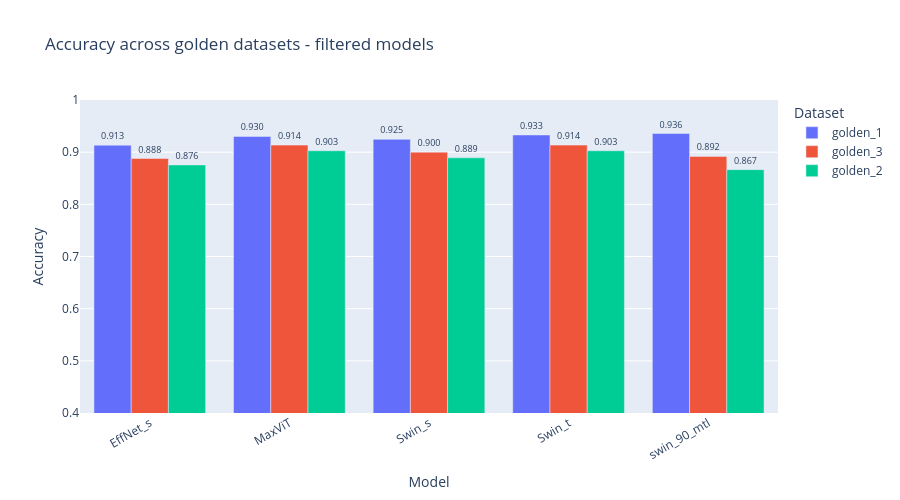
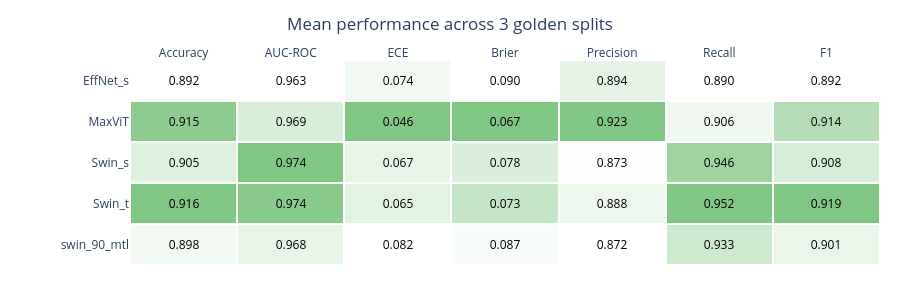
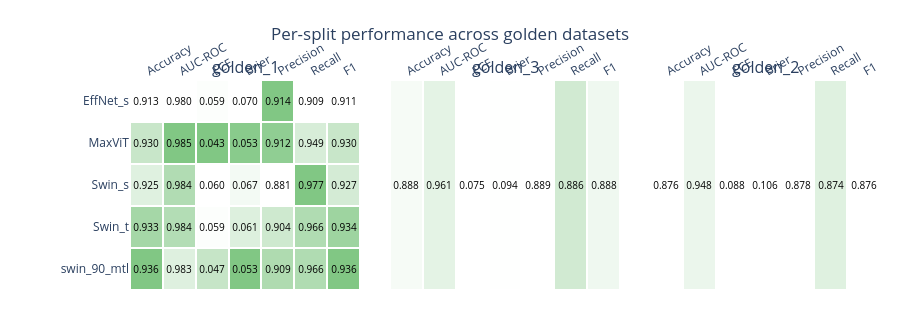
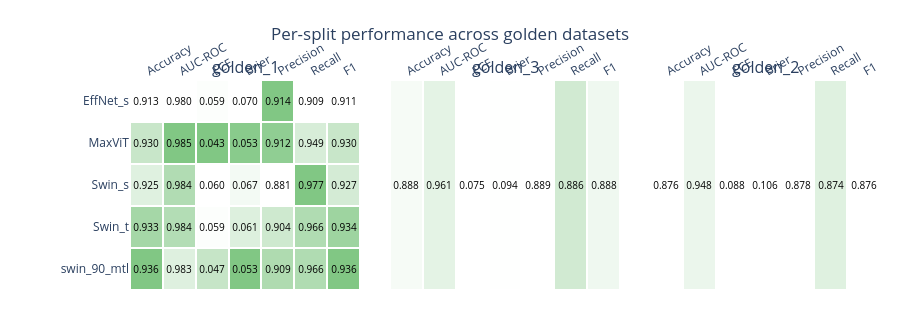

Notebook code cell kept with these figures, in order:
### Code cell
def load_all_eval(root=Path("runs/eval")):
    results_by_dataset = {}
    for ds_dir in root.iterdir():
        if not ds_dir.is_dir():
            continue
        all_file = ds_dir / "_all.pkl"
        if all_file.exists():
            with open(all_file, "rb") as f:
                results_by_dataset[ds_dir.name] = pickle.load(f)
        else:
            # Fallback: load individual model files
            results_by_dataset[ds_dir.name] = {}
            for model_file in ds_dir.glob("*.pkl"):
                if model_file.stem.startswith("_"):
                    continue
                with open(model_file, "rb") as f:
                    results_by_dataset[ds_dir.name][model_file.stem] = pickle.load(f)
    return results_by_dataset

results_by_dataset = load_all_eval()
print(f"Loaded: {list(results_by_dataset.keys())}")
for ds_name, res in results_by_dataset.items():
    print(f"  {ds_name}: {len(res)} models")

# ── Helper: compute the summary for one dataset ──────────────────────────────
def build_summary(results_dict):
    """results_dict: {model_name: df_with_cols true_label/p_rotten/pred/confidence/correct}"""
    metrics, rows = {}, []
    for name, df in results_dict.items():
        fpr, tpr, _ = roc_curve(df["true_label"], df["p_rotten"])
        auc = roc_auc_score(df["true_label"], df["p_rotten"])
        ece, bins = compute_ece(df["true_label"], df["pred"], df["confidence"])
        prec, rec, f1, _ = precision_recall_fscore_support(
            df["true_label"], df["pred"], average="binary", pos_label=1, zero_division=0
        )
        metrics[name] = {"fpr": fpr, "tpr": tpr, "auc": auc, "ece": ece, "bins": bins}
        rows.append({
            "Model": name,
            "Accuracy": df["correct"].mean(),
            "AUC-ROC": auc,
            "ECE": ece,
            "Brier": brier_score_loss(df["true_label"], df["p_rotten"]),
            "Mean conf.": df["confidence"].mean(),
            "Precision": prec, "Recall": rec, "F1": f1,
            "N": len(df),
        })
    return pd.DataFrame(rows).set_index("Model"), metrics


# ── Load all three datasets' results ─────────────────────────────────────────
# results_by_dataset[ds_name] is a {model_name: df} dict, same shape as before

summaries  = {}   # {ds_name: summary_df}
metrics_by = {}   # {ds_name: metrics_dict}
for ds_name, res in results_by_dataset.items():
    summaries[ds_name], metrics_by[ds_name] = build_summary(res)
    
# ── Optional: filter to specific models. Set to None to show all. ────────────
MODEL_FILTER = ["EffNet_s", "MaxViT", "Swin_s", "Swin_t", "swin_90_mtl"]   # or None

def _filter(summary):
    if MODEL_FILTER is None:
        return summary
    keep = summary.index.intersection(MODEL_FILTER)
    return summary.loc[keep]

# ── Per-dataset tables (now respect the filter) ──────────────────────────────
for ds_name, summary in summaries.items():
    print(f"\n=== {ds_name} ===")
    display(
        _filter(summary).style
            .format("{:.4f}", subset=summary.columns.difference(["N"]))
            .apply(lambda c: rank_highlight(c, ascending=False), subset=higher_better)
            .apply(lambda c: rank_highlight(c, ascending=True),  subset=lower_better)
    )

# ── Combined accuracy bar chart (filter applied, ordering preserved) ─────────
long = []
for ds_name, summary in summaries.items():
    sub = _filter(summary)
    for model_name, row in sub.iterrows():
        long.append({"Model": model_name, "Dataset": ds_name, "Accuracy": row["Accuracy"]})
long_df = pd.DataFrame(long)

# Order by MODEL_FILTER if given, else by golden_1 accuracy
if MODEL_FILTER:
    model_order = [m for m in MODEL_FILTER if m in long_df["Model"].unique()]
else:
    model_order = summaries["golden_1"].sort_values("Accuracy", ascending=False).index.tolist()

fig_combined = px.bar(
    long_df, x="Model", y="Accuracy", color="Dataset",
    barmode="group", text_auto=".3f",
    title="Accuracy across golden datasets",
    range_y=[0.4, 1.0],
    category_orders={"Model": model_order},
)

# Add this line to center the title perfectly
fig_combined.update_layout(title_x=0.5)
fig_combined.update_traces(textposition="outside", textfont_size=9)
fig_combined.update_layout(
    height=500,
    width=max(700, 60 * len(model_order) * 3),  # ~60px per bar × 3 datasets per group
    xaxis_tickangle=-30,
    legend_title="Dataset",
)
fig_combined.show()


from pathlib import Path

OUT_DIR = Path("../report/figures")
OUT_DIR.mkdir(parents=True, exist_ok=True)

LIGHT_GREEN = [
    [0.00, "#ffffff"], [0.40, "#e8f5e9"],
    [0.75, "#c8e6c9"], [1.00, "#81c784"],
]
DISPLAY_COLS = ["Accuracy", "AUC-ROC", "ECE", "Brier", "Precision", "Recall", "F1"]
LOWER_BETTER = {"ECE", "Brier"}


def metric_heatmap_aggregated(summaries, model_filter, lower_better,
                              cols=DISPLAY_COLS, title=None, save_name=None):
    """Mean across all golden splits, per (model, metric)."""
    stacked = [_filter(s)[list(cols)] for s in summaries.values() if not _filter(s).empty]
    means = pd.concat(stacked).groupby(level=0).mean()
    if model_filter:
        means = means.loc[[m for m in model_filter if m in means.index]]

    z = means.copy().astype(float)
    for col in cols:
        v = means[col].astype(float)
        if col in lower_better:
            z[col] = (v.max() - v) / (v.max() - v.min() + 1e-8)
        else:
            z[col] = (v - v.min()) / (v.max() - v.min() + 1e-8)

    fig = go.Figure(data=go.Heatmap(
        z=z.values, x=means.columns.tolist(), y=means.index.tolist(),
        colorscale=LIGHT_GREEN, showscale=False,
        text=means.values, texttemplate="%{text:.3f}",
        textfont={"size": 12, "color": "black"},
        xgap=2, ygap=2, zmin=0, zmax=1,
    ))
    fig.update_layout(
        title=dict(text=title, x=0.5, xanchor="center"),
        height=80 + 45 * len(means),
        margin=dict(l=130, r=20, t=60, b=40),
        plot_bgcolor="white",
        yaxis=dict(autorange="reversed"),
        xaxis=dict(side="top"),
    )
    if save_name:
        fig.write_image(str(OUT_DIR / save_name), scale=2)
    fig.show()
    return fig


metric_heatmap_aggregated(
    summaries, MODEL_FILTER, LOWER_BETTER,
    title=f"Mean performance across {len(summaries)} golden splits",
    save_name="ood_aggregated_heatmap.png",
)
from plotly.subplots import make_subplots

def metric_heatmap_faceted(summaries, model_filter, lower_better,
                           cols=DISPLAY_COLS, title=None, save_name=None):
    ds_names = list(summaries.keys())
    fig = make_subplots(rows=1, cols=len(ds_names),
                        subplot_titles=ds_names,
                        horizontal_spacing=0.04)

    for j, ds in enumerate(ds_names, start=1):
        sub = _filter(summaries[ds])[list(cols)]
        if model_filter:
            sub = sub.loc[[m for m in model_filter if m in sub.index]]
        z = sub.copy().astype(float)
        for col in cols:
            v = sub[col].astype(float)
            if col in lower_better:
                z[col] = (v.max() - v) / (v.max() - v.min() + 1e-8)
            else:
                z[col] = (v - v.min()) / (v.max() - v.min() + 1e-8)

        fig.add_trace(go.Heatmap(
            z=z.values, x=sub.columns.tolist(),
            y=sub.index.tolist() if j == 1 else [""] * len(sub),  # only first panel labels
            colorscale=LIGHT_GREEN, showscale=False,
            text=sub.values, texttemplate="%{text:.3f}",
            textfont={"size": 10, "color": "black"},
            xgap=2, ygap=2, zmin=0, zmax=1,
        ), row=1, col=j)

    fig.update_layout(
        title=dict(text=title, x=0.5, xanchor="center"),
        height=80 + 50 * len(_filter(summaries[ds_names[0]])),
        plot_bgcolor="white",
        margin=dict(l=130, r=20, t=80, b=40),
    )
    fig.update_yaxes(autorange="reversed")
    fig.update_xaxes(side="top", tickangle=-30)
    if save_name:
        fig.write_image(str(OUT_DIR / save_name), scale=2)
    fig.show()
    return fig


metric_heatmap_faceted(
    summaries, MODEL_FILTER, LOWER_BETTER,
    title="Per-split performance across golden datasets",
    save_name="ood_faceted_heatmap.png",
)

### Figure 1 — Plotly figure (JSON) as saved in the notebook; plotly's stock layout.template omitted (floating-point values rounded to 4 significant figures)
{"data": [{"alignmentgroup": "True", "hovertemplate": "Dataset=golden_1<br>Model=%{x}<br>Accuracy=%{y}<extra></extra>", "legendgroup": "golden_1", "marker": {"color": "#636efa", "pattern": {"shape": ""}}, "name": "golden_1", "offsetgroup": "golden_1", "orientation": "v", "showlegend": true, "textfont": {"size": 9}, "textposition": "outside", "texttemplate": "%{y:.3f}", "type": "bar", "x": ["EffNet_s", "Swin_s", "Swin_t", "MaxViT", "swin_90_mtl"], "xaxis": "x", "y": [0.9134, 0.9246, 0.933, 0.9302, 0.9358], "yaxis": "y"}, {"alignmentgroup": "True", "hovertemplate": "Dataset=golden_3<br>Model=%{x}<br>Accuracy=%{y}<extra></extra>", "legendgroup": "golden_3", "marker": {"color": "#EF553B", "pattern": {"shape": ""}}, "name": "golden_3", "offsetgroup": "golden_3", "orientation": "v", "showlegend": true, "textfont": {"size": 9}, "textposition": "outside", "texttemplate": "%{y:.3f}", "type": "bar", "x": ["EffNet_s", "Swin_s", "Swin_t", "MaxViT", "swin_90_mtl"], "xaxis": "x", "y": [0.8878, 0.9, 0.9135, 0.9135, 0.8919], "yaxis": "y"}, {"alignmentgroup": "True", "hovertemplate": "Dataset=golden_2<br>Model=%{x}<br>Accuracy=%{y}<extra></extra>", "legendgroup": "golden_2", "marker": {"color": "#00cc96", "pattern": {"shape": ""}}, "name": "golden_2", "offsetgroup": "golden_2", "orientation": "v", "showlegend": true, "textfont": {"size": 9}, "textposition": "outside", "texttemplate": "%{y:.3f}", "type": "bar", "x": ["EffNet_s", "Swin_s", "Swin_t", "MaxViT", "swin_90_mtl"], "xaxis": "x", "y": [0.8756, 0.8891, 0.9027, 0.9027, 0.8665], "yaxis": "y"}], "layout": {"barmode": "group", "height": 500, "legend": {"title": {"text": "Dataset"}, "tracegroupgap": 0}, "title": {"text": "Accuracy across golden datasets - filtered models"}, "width": 900, "xaxis": {"anchor": "y", "categoryarray": ["EffNet_s", "MaxViT", "Swin_s", "Swin_t", "swin_90_mtl"], "categoryorder": "array", "domain": [0, 1], "tickangle": -30, "title": {"text": "Model"}}, "yaxis": {"anchor": "x", "domain": [0, 1], "range": [0.4, 1], "title": {"text": "Accuracy"}}}}

### Figure 2 — Plotly figure (JSON) as saved in the notebook; plotly's stock layout.template omitted (floating-point values rounded to 4 significant figures)
{"data": [{"colorscale": [[0, "#ffffff"], [0.4, "#e8f5e9"], [0.75, "#c8e6c9"], [1, "#81c784"]], "showscale": false, "text": [[0.8923, 0.9629, 0.07394, 0.09006, 0.8935, 0.8896, 0.8916], [0.9155, 0.9694, 0.04553, 0.06712, 0.9232, 0.906, 0.914], [0.9046, 0.9742, 0.06722, 0.07763, 0.8732, 0.9455, 0.9078], [0.9164, 0.974, 0.06498, 0.07265, 0.8882, 0.9519, 0.919], [0.8981, 0.9675, 0.08223, 0.08706, 0.8719, 0.9327, 0.9013]], "textfont": {"color": "black", "size": 12}, "texttemplate": "%{text:.3f}", "type": "heatmap", "x": ["Accuracy", "AUC-ROC", "ECE", "Brier", "Precision", "Recall", "F1"], "xgap": 2, "y": ["EffNet_s", "MaxViT", "Swin_s", "Swin_t", "swin_90_mtl"], "ygap": 2, "z": [[0.0, 0.0, 0.226, 0.0, 0.4213, 0.0, 0.0], [0.9614, 0.5716, 1.0, 1.0, 1.0, 0.2623, 0.8198], [0.51, 1.0, 0.4089, 0.5419, 0.02447, 0.8972, 0.5939], [1.0, 0.9798, 0.4701, 0.7591, 0.3176, 1.0, 1.0], [0.2397, 0.4095, 0.0, 0.1305, 0.0, 0.6915, 0.3549]], "zmax": 1, "zmin": 0}], "layout": {"height": 305, "margin": {"b": 40, "l": 130, "r": 20, "t": 60}, "plot_bgcolor": "white", "title": {"text": "Mean performance across 3 golden splits", "x": 0.5, "xanchor": "center"}, "xaxis": {"side": "top"}, "yaxis": {"autorange": "reversed"}}}

### Figure 3 — Plotly figure (JSON) as saved in the notebook; plotly's stock layout.template omitted (floating-point values rounded to 4 significant figures)
{"data": [{"colorscale": [[0, "#ffffff"], [0.4, "#e8f5e9"], [0.75, "#c8e6c9"], [1, "#81c784"]], "showscale": false, "text": [[0.9134, 0.9802, 0.05927, 0.07038, 0.9138, 0.9086, 0.9112], [0.9302, 0.9848, 0.04304, 0.05326, 0.9121, 0.9486, 0.93], [0.9246, 0.984, 0.06024, 0.06678, 0.8814, 0.9771, 0.9268], [0.933, 0.984, 0.05933, 0.06122, 0.9037, 0.9657, 0.9337], [0.9358, 0.9825, 0.04719, 0.05275, 0.9086, 0.9657, 0.9363]], "textfont": {"color": "black", "size": 10}, "texttemplate": "%{text:.3f}", "type": "heatmap", "x": ["Accuracy", "AUC-ROC", "ECE", "Brier", "Precision", "Recall", "F1"], "xaxis": "x", "xgap": 2, "y": ["EffNet_s", "MaxViT", "Swin_s", "Swin_t", "swin_90_mtl"], "yaxis": "y", "ygap": 2, "z": [[0.0, 0.0, 0.05638, 0.0, 1.0, 0.0, 0.0], [0.75, 1.0, 1.0, 0.9711, 0.9473, 0.5833, 0.7485], [0.5, 0.8299, 0.0, 0.2042, 0.0, 1.0, 0.6234], [0.875, 0.8231, 0.05291, 0.5194, 0.6893, 0.8333, 0.897], [1.0, 0.5068, 0.7587, 1.0, 0.8395, 0.8333, 1.0]], "zmax": 1, "zmin": 0}, {"colorscale": [[0, "#ffffff"], [0.4, "#e8f5e9"], [0.75, "#c8e6c9"], [1, "#81c784"]], "showscale": false, "text": [[0.8878, 0.9606, 0.07457, 0.0937, 0.8889, 0.8865, 0.8877], [0.9135, 0.967, 0.046, 0.06975, 0.925, 0.9, 0.9123], [0.9, 0.9724, 0.06942, 0.08043, 0.87, 0.9405, 0.9039], [0.9135, 0.972, 0.06548, 0.07486, 0.8864, 0.9486, 0.9164], [0.8919, 0.9659, 0.08581, 0.09344, 0.8662, 0.927, 0.8956]], "textfont": {"color": "black", "size": 10}, "texttemplate": "%{text:.3f}", "type": "heatmap", "x": ["Accuracy", "AUC-ROC", "ECE", "Brier", "Precision", "Recall", "F1"], "xaxis": "x2", "xgap": 2, "y": ["", "", "", "", ""], "yaxis": "y2", "ygap": 2, "z": [[0.0, 0.0, 0.2823, 0.0, 0.3863, 0.0, 0.0], [1.0, 0.5474, 1.0, 1.0, 1.0, 0.2174, 0.8567], [0.4737, 1.0, 0.4115, 0.5539, 0.06524, 0.8696, 0.5636], [1.0, 0.9716, 0.5105, 0.7864, 0.3433, 1.0, 1.0], [0.1579, 0.4491, 0.0, 0.01081, 0.0, 0.6522, 0.2738]], "zmax": 1, "zmin": 0}, {"colorscale": [[0, "#ffffff"], [0.4, "#e8f5e9"], [0.75, "#c8e6c9"], [1, "#81c784"]], "showscale": false, "text": [[0.8756, 0.948, 0.08797, 0.1061, 0.8778, 0.8739, 0.8758], [0.9027, 0.9563, 0.04756, 0.07835, 0.9324, 0.8694, 0.8998], [0.8891, 0.9662, 0.07201, 0.08567, 0.8681, 0.9189, 0.8928], [0.9027, 0.9659, 0.07013, 0.08186, 0.8745, 0.9414, 0.9067], [0.8665, 0.9542, 0.1137, 0.115, 0.841, 0.9054, 0.872]], "textfont": {"color": "black", "size": 10}, "texttemplate": "%{text:.3f}", "type": "heatmap", "x": ["Accuracy", "AUC-ROC", "ECE", "Brier", "Precision", "Recall", "F1"], "xaxis": "x3", "xgap": 2, "y": ["", "", "", "", ""], "yaxis": "y3", "ygap": 2, "z": [[0.25, 0.0, 0.389, 0.243, 0.4031, 0.0625, 0.1103], [1.0, 0.4552, 1.0, 1.0, 1.0, 0.0, 0.7995], [0.625, 1.0, 0.6303, 0.8003, 0.2964, 0.6875, 0.5982], [1.0, 0.9826, 0.6588, 0.9045, 0.3664, 1.0, 1.0], [0.0, 0.3419, 0.0, 0.0, 0.0, 0.5, 0.0]], "zmax": 1, "zmin": 0}], "layout": {"annotations": [{"font": {"size": 16}, "showarrow": false, "text": "golden_1", "x": 0.1533, "xanchor": "center", "xref": "paper", "y": 1, "yanchor": "bottom", "yref": "paper"}, {"font": {"size": 16}, "showarrow": false, "text": "golden_3", "x": 0.5, "xanchor": "center", "xref": "paper", "y": 1, "yanchor": "bottom", "yref": "paper"}, {"font": {"size": 16}, "showarrow": false, "text": "golden_2", "x": 0.8467, "xanchor": "center", "xref": "paper", "y": 1, "yanchor": "bottom", "yref": "paper"}], "height": 330, "margin": {"b": 40, "l": 130, "r": 20, "t": 80}, "plot_bgcolor": "white", "title": {"text": "Per-split performance across golden datasets", "x": 0.5, "xanchor": "center"}, "xaxis": {"anchor": "y", "domain": [0, 0.3067], "side": "top", "tickangle": -30}, "xaxis2": {"anchor": "y2", "domain": [0.3467, 0.6533], "side": "top", "tickangle": -30}, "xaxis3": {"anchor": "y3", "domain": [0.6933, 1], "side": "top", "tickangle": -30}, "yaxis": {"anchor": "x", "autorange": "reversed", "domain": [0, 1]}, "yaxis2": {"anchor": "x2", "autorange": "reversed", "domain": [0, 1]}, "yaxis3": {"anchor": "x3", "autorange": "reversed", "domain": [0, 1]}}}

### Figure 4 — Plotly figure (JSON) as saved in the notebook; plotly's stock layout.template omitted (floating-point values rounded to 4 significant figures)
{"data": [{"colorscale": [[0, "#ffffff"], [0.4, "#e8f5e9"], [0.75, "#c8e6c9"], [1, "#81c784"]], "showscale": false, "text": [[0.9134, 0.9802, 0.05927, 0.07038, 0.9138, 0.9086, 0.9112], [0.9302, 0.9848, 0.04304, 0.05326, 0.9121, 0.9486, 0.93], [0.9246, 0.984, 0.06024, 0.06678, 0.8814, 0.9771, 0.9268], [0.933, 0.984, 0.05933, 0.06122, 0.9037, 0.9657, 0.9337], [0.9358, 0.9825, 0.04719, 0.05275, 0.9086, 0.9657, 0.9363]], "textfont": {"color": "black", "size": 10}, "texttemplate": "%{text:.3f}", "type": "heatmap", "x": ["Accuracy", "AUC-ROC", "ECE", "Brier", "Precision", "Recall", "F1"], "xaxis": "x", "xgap": 2, "y": ["EffNet_s", "MaxViT", "Swin_s", "Swin_t", "swin_90_mtl"], "yaxis": "y", "ygap": 2, "z": [[0.0, 0.0, 0.05638, 0.0, 1.0, 0.0, 0.0], [0.75, 1.0, 1.0, 0.9711, 0.9473, 0.5833, 0.7485], [0.5, 0.8299, 0.0, 0.2042, 0.0, 1.0, 0.6234], [0.875, 0.8231, 0.05291, 0.5194, 0.6893, 0.8333, 0.897], [1.0, 0.5068, 0.7587, 1.0, 0.8395, 0.8333, 1.0]], "zmax": 1, "zmin": 0}, {"colorscale": [[0, "#ffffff"], [0.4, "#e8f5e9"], [0.75, "#c8e6c9"], [1, "#81c784"]], "showscale": false, "text": [[0.8878, 0.9606, 0.07457, 0.0937, 0.8889, 0.8865, 0.8877], [0.9135, 0.967, 0.046, 0.06975, 0.925, 0.9, 0.9123], [0.9, 0.9724, 0.06942, 0.08043, 0.87, 0.9405, 0.9039], [0.9135, 0.972, 0.06548, 0.07486, 0.8864, 0.9486, 0.9164], [0.8919, 0.9659, 0.08581, 0.09344, 0.8662, 0.927, 0.8956]], "textfont": {"color": "black", "size": 10}, "texttemplate": "%{text:.3f}", "type": "heatmap", "x": ["Accuracy", "AUC-ROC", "ECE", "Brier", "Precision", "Recall", "F1"], "xaxis": "x2", "xgap": 2, "y": ["", "", "", "", ""], "yaxis": "y2", "ygap": 2, "z": [[0.0, 0.0, 0.2823, 0.0, 0.3863, 0.0, 0.0], [1.0, 0.5474, 1.0, 1.0, 1.0, 0.2174, 0.8567], [0.4737, 1.0, 0.4115, 0.5539, 0.06524, 0.8696, 0.5636], [1.0, 0.9716, 0.5105, 0.7864, 0.3433, 1.0, 1.0], [0.1579, 0.4491, 0.0, 0.01081, 0.0, 0.6522, 0.2738]], "zmax": 1, "zmin": 0}, {"colorscale": [[0, "#ffffff"], [0.4, "#e8f5e9"], [0.75, "#c8e6c9"], [1, "#81c784"]], "showscale": false, "text": [[0.8756, 0.948, 0.08797, 0.1061, 0.8778, 0.8739, 0.8758], [0.9027, 0.9563, 0.04756, 0.07835, 0.9324, 0.8694, 0.8998], [0.8891, 0.9662, 0.07201, 0.08567, 0.8681, 0.9189, 0.8928], [0.9027, 0.9659, 0.07013, 0.08186, 0.8745, 0.9414, 0.9067], [0.8665, 0.9542, 0.1137, 0.115, 0.841, 0.9054, 0.872]], "textfont": {"color": "black", "size": 10}, "texttemplate": "%{text:.3f}", "type": "heatmap", "x": ["Accuracy", "AUC-ROC", "ECE", "Brier", "Precision", "Recall", "F1"], "xaxis": "x3", "xgap": 2, "y": ["", "", "", "", ""], "yaxis": "y3", "ygap": 2, "z": [[0.25, 0.0, 0.389, 0.243, 0.4031, 0.0625, 0.1103], [1.0, 0.4552, 1.0, 1.0, 1.0, 0.0, 0.7995], [0.625, 1.0, 0.6303, 0.8003, 0.2964, 0.6875, 0.5982], [1.0, 0.9826, 0.6588, 0.9045, 0.3664, 1.0, 1.0], [0.0, 0.3419, 0.0, 0.0, 0.0, 0.5, 0.0]], "zmax": 1, "zmin": 0}], "layout": {"annotations": [{"font": {"size": 16}, "showarrow": false, "text": "golden_1", "x": 0.1533, "xanchor": "center", "xref": "paper", "y": 1, "yanchor": "bottom", "yref": "paper"}, {"font": {"size": 16}, "showarrow": false, "text": "golden_3", "x": 0.5, "xanchor": "center", "xref": "paper", "y": 1, "yanchor": "bottom", "yref": "paper"}, {"font": {"size": 16}, "showarrow": false, "text": "golden_2", "x": 0.8467, "xanchor": "center", "xref": "paper", "y": 1, "yanchor": "bottom", "yref": "paper"}], "height": 330, "margin": {"b": 40, "l": 130, "r": 20, "t": 80}, "plot_bgcolor": "white", "title": {"text": "Per-split performance across golden datasets", "x": 0.5, "xanchor": "center"}, "xaxis": {"anchor": "y", "domain": [0, 0.3067], "side": "top", "tickangle": -30}, "xaxis2": {"anchor": "y2", "domain": [0.3467, 0.6533], "side": "top", "tickangle": -30}, "xaxis3": {"anchor": "y3", "domain": [0.6933, 1], "side": "top", "tickangle": -30}, "yaxis": {"anchor": "x", "autorange": "reversed", "domain": [0, 1]}, "yaxis2": {"anchor": "x2", "autorange": "reversed", "domain": [0, 1]}, "yaxis3": {"anchor": "x3", "autorange": "reversed", "domain": [0, 1]}}}
